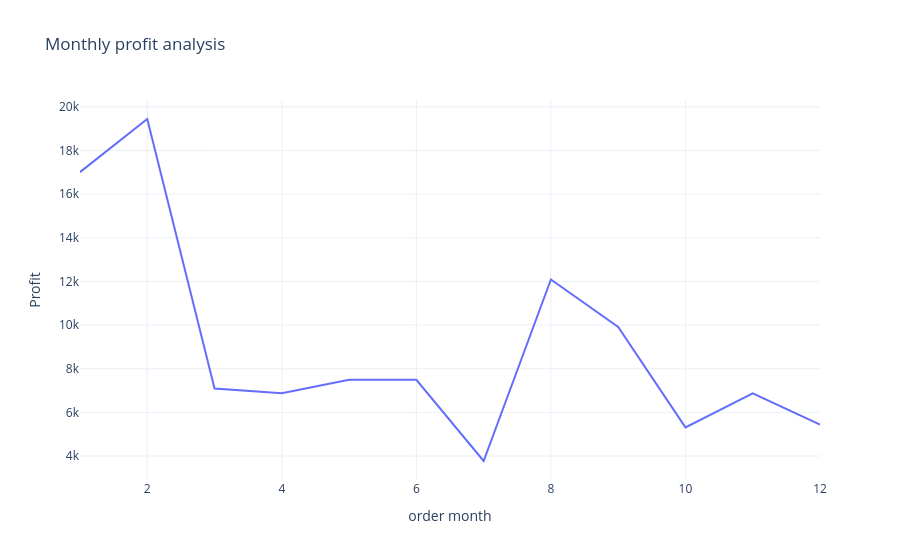

The cell this chart's notebook holds for it:
### Code cell
fig = px.line(profit_by_month,x='order month', y= 'Profit' , title= 'Monthly profit analysis')
fig.show()

### Figure 1 — Plotly figure (JSON) as saved in the notebook; plotly's stock layout.template omitted (floating-point values rounded to 4 significant figures)
{"data": [{"hovertemplate": "order month=%{x}<br>Profit=%{y}<extra></extra>", "legendgroup": "", "line": {"color": "#636efa", "dash": "solid"}, "marker": {"symbol": "circle"}, "mode": "lines", "name": "", "orientation": "v", "showlegend": false, "type": "scatter", "x": [1.0, 2.0, 3.0, 4.0, 5.0, 6.0, 7.0, 8.0, 9.0, 10.0, 11.0, 12.0], "xaxis": "x", "y": [17010.0, 19440.0, 7091.0, 6874.0, 7498.0, 7490.0, 3773.0, 12090.0, 9917.0, 5315.0, 6872.0, 5438.0], "yaxis": "y"}], "layout": {"legend": {"tracegroupgap": 0}, "title": {"text": "Monthly profit analysis"}, "xaxis": {"anchor": "y", "domain": [0, 1], "title": {"text": "order month"}}, "yaxis": {"anchor": "x", "domain": [0, 1], "title": {"text": "Profit"}}}}
